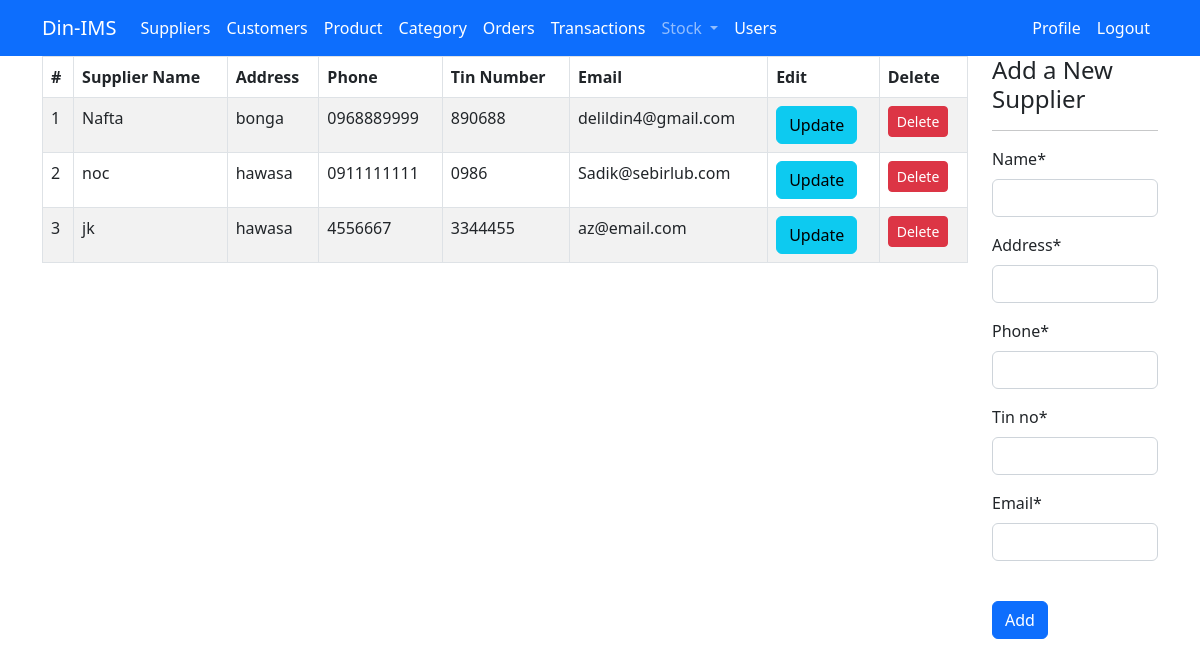
The page /inventory/suppliers/ (signed in) on the database its author committed.
### inventory/models.py (models this page shows, shortened)
class Supplier(models.Model):
    name = models.CharField(max_length=150)
    phone = models.CharField(max_length=12, unique=True)
    address = models.CharField(max_length=200)
    email = models.EmailField(max_length=254, unique=True)
    tin_no = models.CharField(max_length=15, unique=True)
    is_deleted = models.BooleanField(default=False)

### inventory/views.py (the view)
# urls.py: path("suppliers/", views.suppliers, name="suppliers"),
@login_required
def suppliers(request):
    suppliers = Supplier.objects.all()
    print([i for i in request])
    if request.method == "POST":
        form = SupplierForm(request.POST)
        if form.is_valid():
            form.save()
            return redirect("suppliers")
    else:
        form = SupplierForm()
    context = {"title": "suppliers", "suppliers": suppliers, "form": form}
    return render(request, "inventory/suppliers.html", context)

### inventory/forms.py
class SupplierForm(forms.ModelForm):
    class Meta:
        model = Supplier
        fields = ["name", "address", "phone" ,"tin_no", "email"]

### inventory/templates/inventory/suppliers.html (shortened to what this page needs)
{% extends 'inventory/base.html' %}
{% load crispy_forms_tags %}
{% block content %}
<div class="container">
    <div class="row">
        <div class="col-md-10">
            <table class="table table-striped  table-bordered table-hovet">
                <thead class="thead-dark">
                    <tr>
                        <th scope="col">#</th>
                        <th scope="col">Supplier Name</th>
                        <th scope="col">Address</th>
                        <th scope="col">Phone</th>
                        <th scope="col">Tin Number</th>
                        <th scope="col">Email</th>
                        <th scope="col">Edit</th>
                        <th scope="col">Delete</th>
                    </tr>
                </thead>
                <tbody>
                    {% for supplier in suppliers %}
                    <tr style="cursor: pointer; cursor: hand;">
                        <td>{{ forloop.counter }}</td>
                        <td>{{ supplier.name }}</td>
                        <td>{{ supplier.address }}</td>
                        <td>{{ supplier.phone }}</td>
                        <td>{{ supplier.tin_no }}</td>
                        <td>{{ supplier.email }}</td>
                        <td><a class="btn btn-primary btn-info" href="#" role="button">Update</a></td>
			            <td><a class="btn btn-sm btn-danger" href="#">Delete</a></td>
                    </tr>
                    {% endfor %}
                </tbody>
            </table>
        </div>
        {% if user.is_staff and user.is_superuser %}
        <div class="col-md-2">
            <form method="POST">
                <h4>Add a New Supplier</h4>
                <hr>
                {{ form|crispy}}
                <br>
                <button type="submit" class="btn btn-primary">Add</button>
            </form>
        </div>
        {% else %}
        <div class="col-md-2">
        </div>
        {% endif %}
    </div>
</div>
{% endblock %}

### rows shown on the page
Supplier: name "Nafta", address "bonga", phone "0968889999", tin_no "890688", email "delildin4@gmail.com"
Supplier: name "noc", address "hawasa", phone "0911111111", tin_no "0986", email "Sadik@sebirlub.com"
Supplier: name "jk", address "hawasa", phone "4556667", tin_no "3344455", email "az@email.com"
